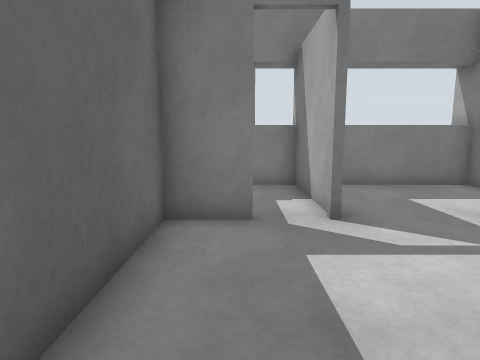
View 1 (above)

16 first-person views from a walk through a world built for the Gazebo simulator. The camera is 0.82 m above the floor, tilts 8° down and sees 75° across. The floor is counted in squares, 0.5 m on a side. Each view is taken from the middle of a square. On the plan, view 1 faces up. The plan holds only what a view shows up to about 16 squares ahead; the rest is blank.

View 2
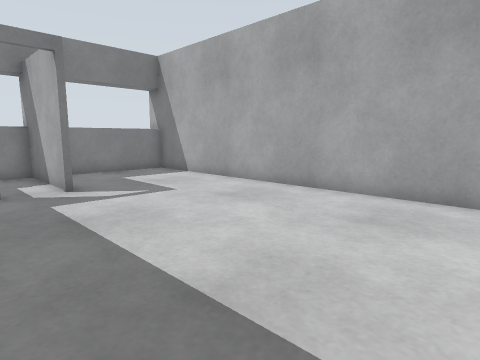

View 3
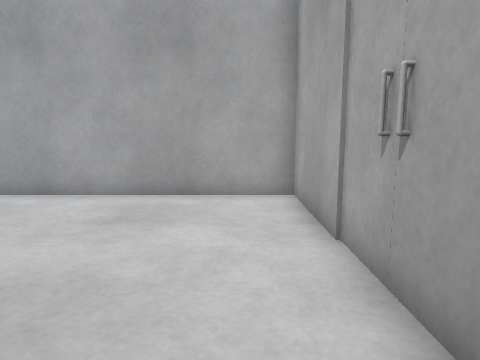

View 4
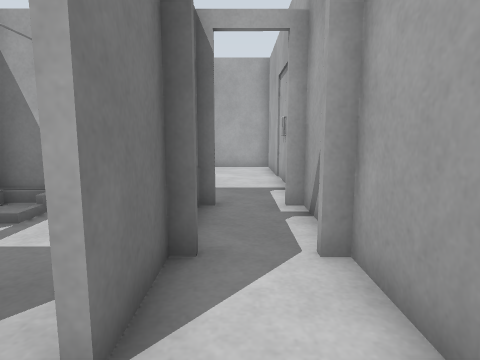

View 5
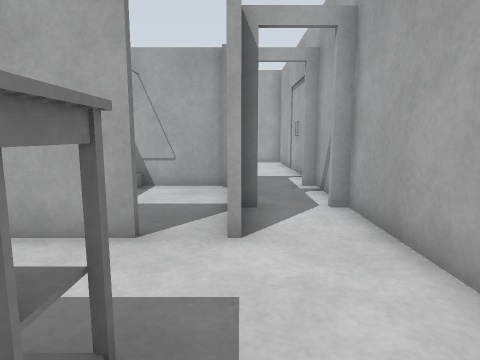

View 6
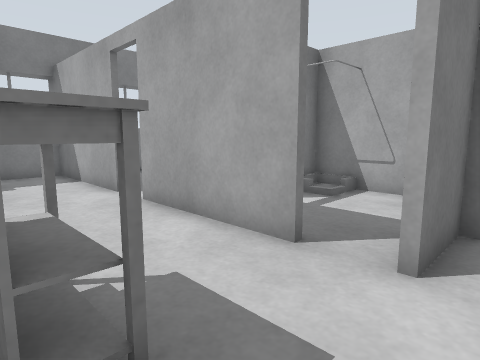

View 7
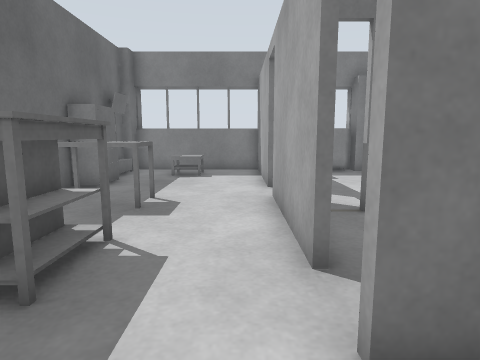

View 8
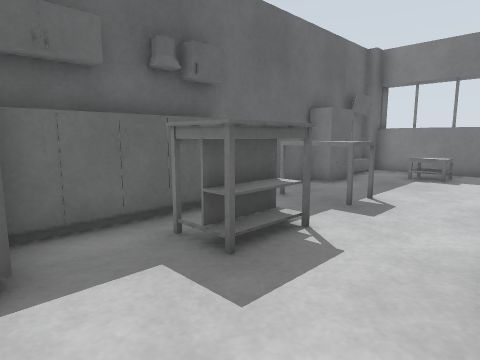

View 9
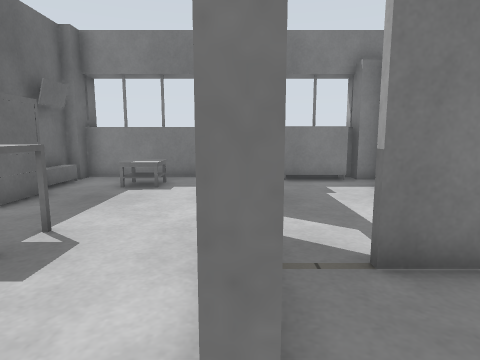

View 10
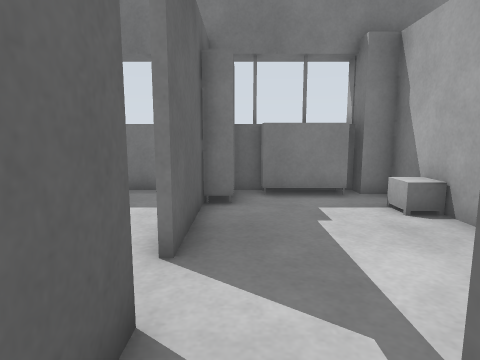

View 11
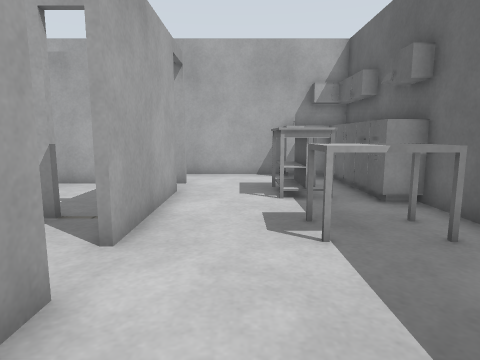

View 12
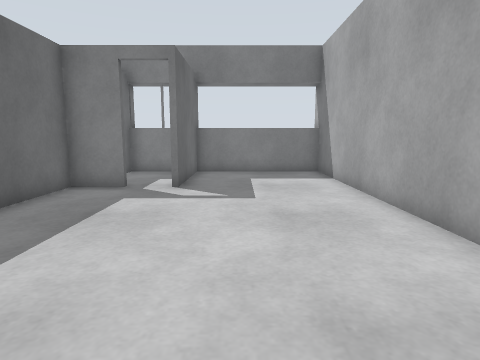

View 13
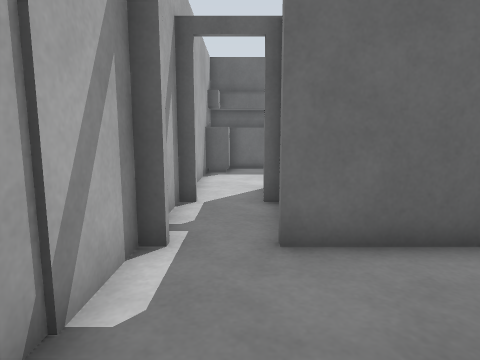

View 14
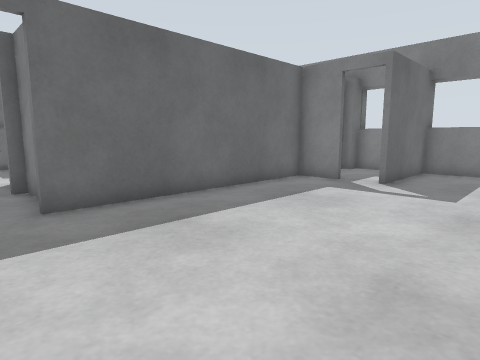

View 15
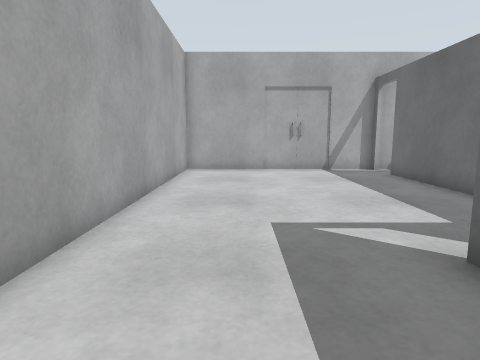

View 16
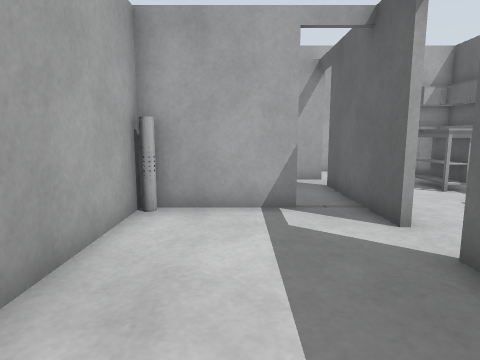

### Floor plan
Ten units are one square. View 1 is at (0, 0); x grows to the right and y downward. Boxes are objects, and circles mark ways between rooms. Rooms are numbered by the first view taken in them; rooms with no view inside come last. Other rooms are left out.
<svg viewBox="-141 -120 224 181">
<path fill="none" stroke="#000" d="M19 -60 19 -75M4 -61 -15 -61 -15 35M-35 30 -47 30M-15 50 -15 56M-49 30 -71 30M-17 56 -17 50M-32 55 76 55 76 -115M-47 50 -47 55 -35 55M-71 14 -71 -6M20 -114 20 -60M78 -105 21 -105M-125 -4 -125 45 -107 45 -107 55M-131 -4 -131 6M-135 -4 -135 55 -49 55 -49 50M-131 25 -131 51 -120 51M-101 2 -101 22 -115 22M-107 1 -107 21M-108 21 -108 16M-40 -17 -54 -17M-40 28 -26 28M-17 25 -17 -17 -24 -17M-69 -26 -69 14M-71 28 -61 28M-71 -50 -71 -105 -131 -105M-125 -69 -125 -50 -135 -50M-71 -6 -71 -35M-131 -95 -131 -76M-136 -4 -125 -4M-135 -98 -135 -4M-131 -115 -131 -98M-125 -33 -103 -33 -103 -20 -125 -20M-96 -92 -96 -80 -109 -80M-115 2 -101 2M-30 -96 -53 -96M-69 -36 -69 -26M-69 -88 -69 -50M-54 -19 -17 -19 -17 -98 -25 -98M-62 -99 -62 -85 -69 -85M-53 -105 -62 -105M-16 -73 -25 -73 -25 -82M-10 -112 -10 -98M19 -75 19 -114M21 -105 -11 -105"/>
<circle cx="-70" cy="20" r="3" fill="#2a7"/>
<circle cx="-120" cy="0" r="3" fill="#2a7"/>
<circle cx="-85" cy="5" r="3" fill="#2a7"/>
<circle cx="10" cy="-70" r="3" fill="#2a7"/>
<circle cx="-60" cy="-20" r="3" fill="#2a7"/>
<circle cx="-70" cy="-45" r="3" fill="#2a7"/>
<text x="10" y="-10">1</text>
<text x="-40" y="0">2</text>
<text x="-100" y="-50">3</text>
<text x="-40" y="-60">4</text>
<text x="0" y="-90">5</text>
</svg>
Room 1 opens to room 2. Room 1 opens to room 3. Room 1 opens to room 5. Room 2 opens to room 4. Room 3 opens to room 4.

Where each view was taken, in squares from view 1:
view 1: 0 up, 0 right, facing up
view 2: 4 down, 1 left, facing up-right
view 3: 4 down, 1 left, facing right
view 4: 4 down, 9 left, facing right
view 5: 3 down, 12 left, facing right
view 6: 4 down, 11 left, facing up-right
view 7: 5 down, 8 left, facing up
view 8: 5 down, 7 left, facing up-left
view 9: 2 down, 7 left, facing up
view 10: 1 up, 6 left, facing up
view 11: 8 up, 9 left, facing down
view 12: 4 down, 4 right, facing up
view 13: 4 down, 3 right, facing left
view 14: 5 down, 6 right, facing up-left
view 15: 10 up, 5 right, facing down
view 16: 9 up, 4 left, facing down
